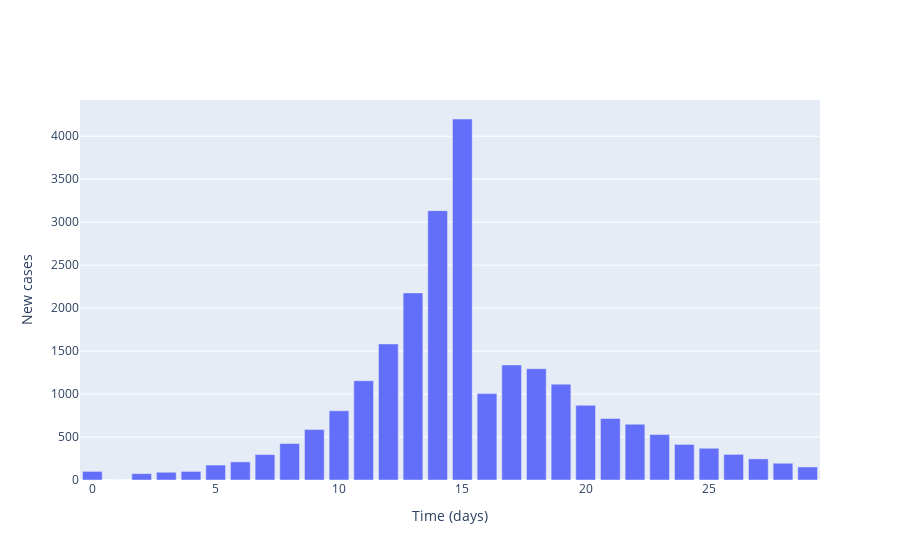

The cell this chart's notebook holds for it:
### Code cell
# Plot (bar chart cases each day)
fig = go.Figure()

# Plot of incidences
fig.add_trace(
    go.Bar(
        x=times,
        y=np.sum(cases, axis=1),
        name='Incidences'
    )
)

# Add axis labels
fig.update_layout(
    xaxis_title='Time (days)',
    yaxis_title='New cases'
)

fig.show()

### Figure 1 — Plotly figure (JSON) as saved in the notebook; plotly's stock layout.template omitted (floating-point values rounded to 4 significant figures)
{"data": [{"name": "Incidences", "type": "bar", "x": [0, 1, 2, 3, 4, 5, 6, 7, 8, 9, 10, 11, 12, 13, 14, 15, 16, 17, 18, 19, 20, 21, 22, 23, 24, 25, 26, 27, 28, 29], "y": [100, 0, 74, 90, 100, 174, 211, 296, 424, 587, 805, 1155, 1583, 2177, 3134, 4200, 1005, 1339, 1294, 1115, 869, 716, 649, 529, 414, 369, 298, 246, 195, 152]}], "layout": {"xaxis": {"title": {"text": "Time (days)"}}, "yaxis": {"title": {"text": "New cases"}}}}
